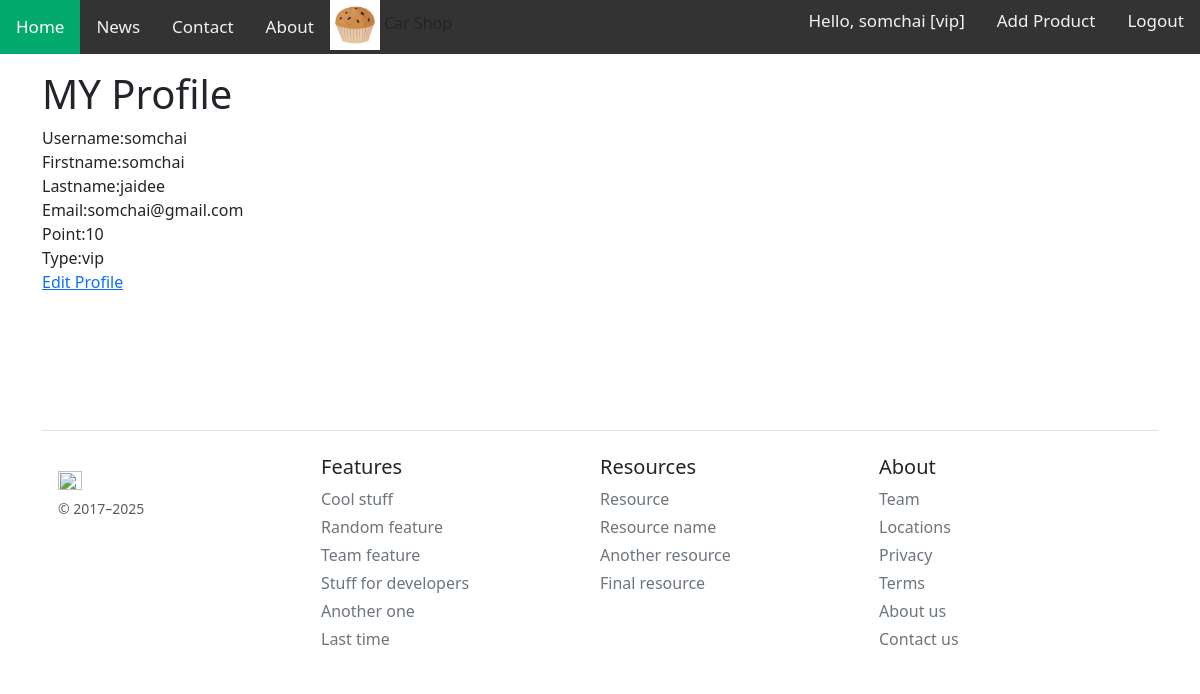
Page /profile/ (signed in) on the committed database.
### myapp/models.py (models this page shows, shortened)
class Profile(models.Model):
  user = models.OneToOneField(User, on_delete=models.CASCADE)
  usertype = models.CharField(max_length=100, default='member')
  point = models.IntegerField(default=0)

### myapp/views.py (the view)
# urls.py: path('profile/', userProfile, name="profile-page"),
def userProfile(request):
  context = {}
  userprofile = Profile.objects.get(user=request.user)
  context['profile'] = userprofile
  return render(request, 'myapp/profile.html', context)

### myapp/template/myapp/profile.html (shortened to what this page needs)
{% extends 'myapp/base.html' %}
{% block myheader %}
  <h1>MY Profile</h1>
{% endblock myheader %}
{% block content %}
  <div class="form-group">
    Username:{{profile.user.username}}
  </div>
  <div class="form-group">
    Firstname:{{profile.user.first_name}}
  </div>
  <div class="form-group">
    Lastname:{{profile.user.last_name}}
  </div>
  <div class="form-group">
    Email:{{profile.user.email}}
  </div>
  <div class="form-group">
    Point:{{user.profile.point}}
  </div>
  <div class="form-group">
    Type:{{user.profile.usertype}}
  </div>
  <p><a href="{% url 'editprofile-page' %}">Edit Profile</a></p>
  <br><br><br>
{% endblock content %}

### myapp/template/myapp/base.html (shortened to what this page needs)
{% load static %}
<!DOCTYPE html>
<html lang="en" data-bs-theme="auto">
  <head>
    <link
      href="https://getbootstrap.com/docs/5.3/dist/css/bootstrap.min.css"
      rel="stylesheet"
    />
    <link href="https://getbootstrap.com/docs/5.3/example/pricing/pricing.css" rel="stylesheet" />
  </head>
  <body>
    <div class="topnav position-relative">
      <img src="{% static 'image/cupcake.jpg' %}" alt="logo" width="50" height="50">
      <span>Car Shop</span>
      <a class="active" href="{% url 'home-page' %}">Home</a>
      <a href="#news">News</a>
      {% if user.is_authenticated %}
        <a href="{% url 'contact-page' %}">Contact</a>
      {% endif %}
      <a href="{% url 'aboutUs-page' %}">About</a>
      {% if user.is_authenticated %}
        <div class="position-absolute top-0 end-0">
          <a class="py-2 text-dard text-decoration-none" href="{% url 'profile-page' %}">Hello, {{user.first_name}} [{{user.profile.usertype}}]</a>
          <a class="py-2 text-dard text-decoration-none" href="{% url 'addproduct-page' %}">Add Product</a>
          <a class="py-2 text-dard text-decoration-none" href="{% url 'logout' %}">Logout</a>
        </div>
      {% else %}
        <div class="position-absolute top-0 end-0">
          <a class="" href="{% url 'login' %}">Login</a>
        </div>
      {% endif %}
    </div>
    <div class="container py-3">
      {% block myheader %}
      {% endblock myheader %}
      <main>
        {% block content %}
        {% endblock content %}
      </main>
      <footer class="pt-4 my-md-5 pt-md-10 border-top">
        <div style="grid-template-columns: 1fr 1fr 1fr 1fr;" class="d-grid gap-auto">
          <div class="col-8 col-md m-3">
            <img class="mb-2" src="https://getbootstrap.com/docs/5.3/assets/brand/bootstrap-logo.svg" alt="" width="24" height="19" />
            <small class="d-block mb-3 text-body-secondary">&copy; 2017–2025</small>
          </div>
          <div class="col-10 col-md">
            <h5>Features</h5>
            <ul class="list-unstyled text-small">
              <li class="mb-1"><a class="link-secondary text-decoration-none" href="#">Cool stuff</a></li>
              <li class="mb-1"><a class="link-secondary text-decoration-none" href="#">Random feature</a></li>
              <li class="mb-1"><a class="link-secondary text-decoration-none" href="#">Team feature</a></li>
              <li class="mb-1"><a class="link-secondary text-decoration-none" href="#">Stuff for developers</a></li>
              <li class="mb-1"><a class="link-secondary text-decoration-none" href="#">Another one</a></li>
              <li class="mb-1"><a class="link-secondary text-decoration-none" href="#">Last time</a></li>
            </ul>
          </div>
          <div class="col-7 col-md">
            <h5>Resources</h5>
            <ul class="list-unstyled text-small">
              <li class="mb-1"><a class="link-secondary text-decoration-none" href="#">Resource</a></li>
              <li class="mb-1"><a class="link-secondary text-decoration-none" href="#">Resource name</a></li>
              <li class="mb-1"><a class="link-secondary text-decoration-none" href="#">Another resource</a></li>
              <li class="mb-1"><a class="link-secondary text-decoration-none" href="#">Final resource</a></li>
            </ul>
          </div>
          <div class="col-7 col-md">
            <h5>About</h5>
            <ul class="list-unstyled text-small">
              <li class="mb-1"><a class="link-secondary text-decoration-none" href="#">Team</a></li>
              <li class="mb-1"><a class="link-secondary text-decoration-none" href="#">Locations</a></li>
              <li class="mb-1"><a class="link-secondary text-decoration-none" href="#">Privacy</a></li>
              <li class="mb-1"><a class="link-secondary text-decoration-none" href="#">Terms</a></li>
              <li class="mb-1"><a class="link-secondary text-decoration-none" href="{% url 'aboutUs-page' %}">About us</a></li>
              <li class="mb-1"><a class="link-secondary text-decoration-none" href="{% url 'contact-page' %}">Contact us</a></li>
            </ul>
          </div>
        </div>
      </footer>
    </div>
  </body>
</html>

### myapp/template/myapp/base.html (style rules this page uses)
.topnav { background-color: #333; overflow: hidden; }
.topnav a { float: left; color: #f2f2f2; text-align: center; padding: 14px 16px; text-decoration: none; font-size: 17px; }
.topnav a.active { background-color: #04AA6D; color: white; }

### rows in the picture
Profile: user.username "somchai", user.first_name "somchai", user.last_name "jaidee", user.email "somchai@gmail.com"

### other values in the picture
{{ user.first_name }} "somchai"
{{ user.profile.usertype }} "vip"
{{ user.profile.point }} "10"
